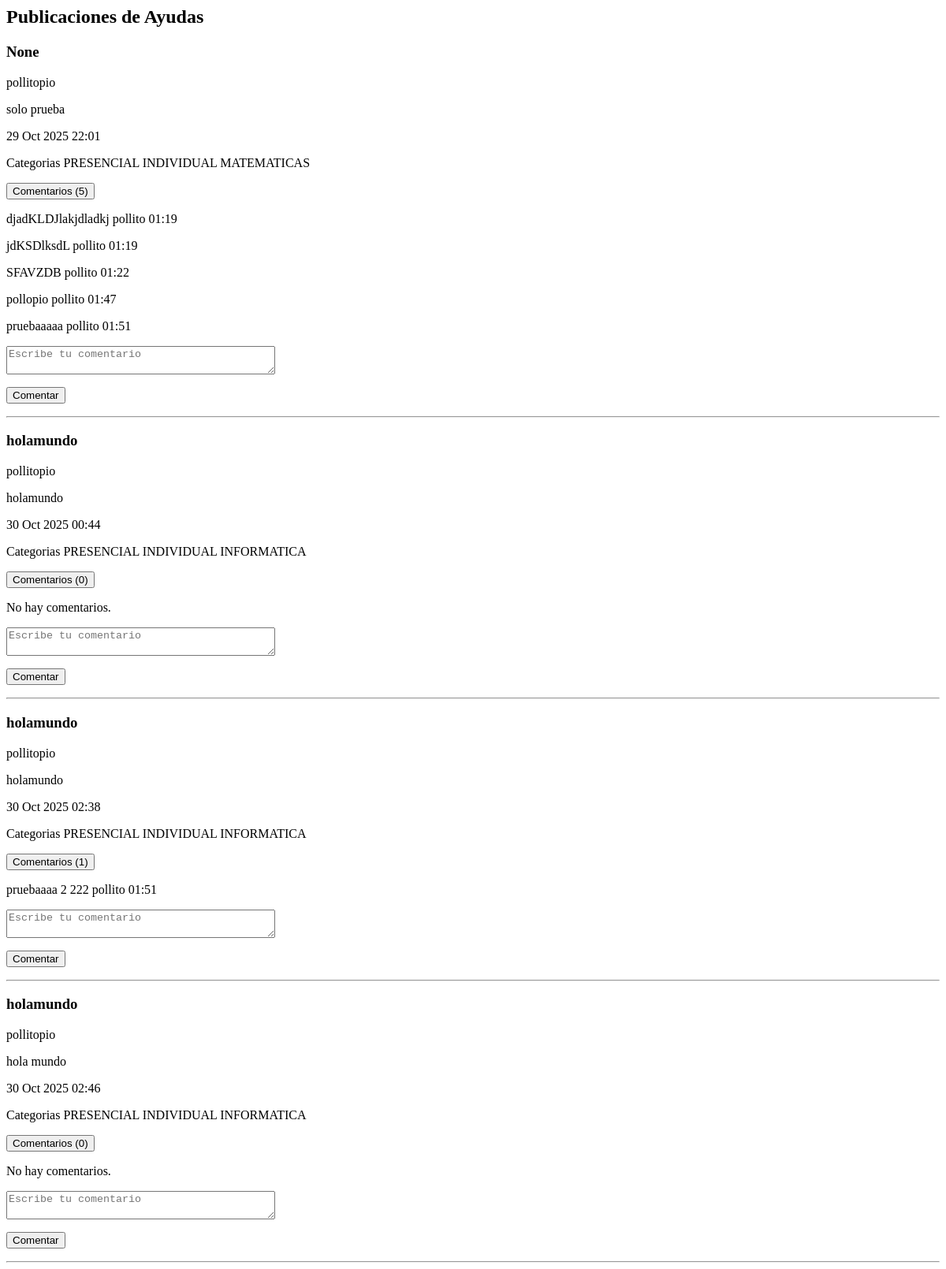
/muros/ayudas/, run on an earlier commit of the app's database.
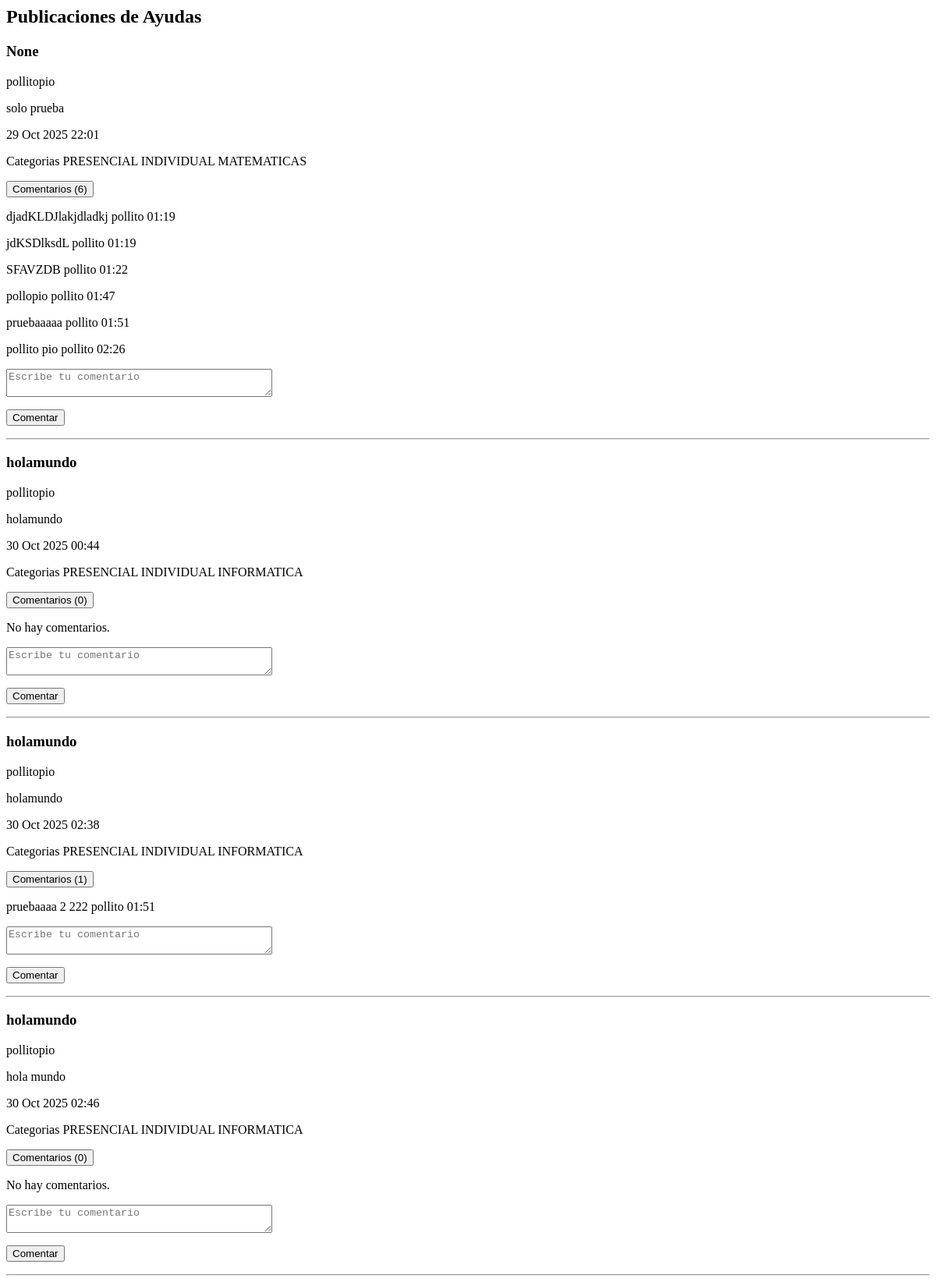
And on a later commit of the database.
### publicaciones/models.py (models this page shows)
class Publicacion(models.Model):
    usuario = models.ForeignKey(User, on_delete=models.CASCADE)
    tipoMuro = models.CharField(max_length=10, choices=TIPO_MURO)
    contenido = models.TextField(verbose_name='Comentario')
    fechaCreacion = models.DateTimeField(auto_now_add=True)
    modalidad = models.CharField(max_length=10, choices=MODALIDAD_SESION, blank=True, null=True)
    tipoSesion = models.CharField(max_length=15, choices=TIPO_SESION, blank=True, null=True)
    asignatura = models.CharField(max_length=20, choices=DEPARTAMENTOS, blank=True, null=True)
    materialPrestamo = models.CharField(max_length=150, blank=True, null=True)
    cantMaterial = models.PositiveIntegerField(blank=True, null=True)
    titulo = models.CharField(max_length=150, blank=True, null=True)
    fotoMaterial = models.ImageField(upload_to='publicaciones_fotos/', blank=True, null=True)

class Comentario(models.Model):
      publicacion = models.ForeignKey(Publicacion, on_delete=models.CASCADE, related_name='Comentarios')
      usuario = models.ForeignKey(User, on_delete=models.CASCADE)
      contenido = models.TextField(verbose_name='Comentario')
      fechaCreacion = models.DateTimeField(auto_now_add=True)

### publicaciones/views.py (the view)
# urls.py: path('muros/ayudas/', views.muro_ayudas_view, name='muro_ayudas'),
def muro_ayudas_view(request):
    publicaciones = Publicacion.objects.filter(tipoMuro = 'AYUDAS').order_by('fechaCreacion')
    datitos = {
        'nombre' : 'Ayudas',
        'publicacion' : publicaciones,
        'comentarios' : FormComentarios()
    }
    return render(request, 'Muros/muro_ayudas.html', datitos)

### publicaciones/forms.py
class FormComentarios(forms.ModelForm):
    class Meta:
        model = Comentario
        fields = ['contenido']
        labels = {'contenido': ''
                  }
        widgets = {
            'contenido': forms.Textarea(attrs={'rows': 2, 'placeholder': 'Escribe tu comentario','class': '#'})
        }

### publicaciones/templates/Muros/muro_ayudas.html (shortened to what this page needs)
{% block content %}
<h2>Publicaciones de {{ nombre }}</h2>
{% for pub in publicacion %}
    <h3>{{ pub.titulo }}</h3>
    <p>{{ pub.usuario.username }}</p>
    <p>{{ pub.contenido }}</p>
    <p>{{ pub.fechaCreacion|date:"d M Y H:i" }}</p>
    <p>Categorias {{ pub.modalidad }} {{ pub.tipoSesion }} {{ pub.asignatura }} </p>
    <p>
        <button onclick="verComentarios('comentarios-{{ pub.id }}')">
            Comentarios ({{ pub.Comentarios.count }})
        </button>
    </p>
    <div id="comentarios-{{ pub.id }}">
        {% for comentario in pub.Comentarios.all %}
            <p>
                {{ comentario.contenido }}
                {{ comentario.usuario.username }}
                {{ comentario.fechaCreacion|date:"H:i" }}
            </p>
        {% empty %}
            <p>No hay comentarios.</p>
        {% endfor %}
        <form method="POST" action="{% url 'crear_comentario' pub.id pub.tipoMuro %}">
            {{ comentarios.as_p }}
            <button type="submit">Comentar</button>
        </form>
    </div>
    <hr>
{% empty %}
    <p>No hay publicaciones</p>
{% endfor %}
{% endblock content %}

What changed in the data, as far as the page shows it:
computed for Publicacion "None": Comentarios.count "5" → "6"
added Comentario: contenido "pollito pio", usuario.username "pollito", fechaCreacion "02:26", shown under Publicacion "None"
